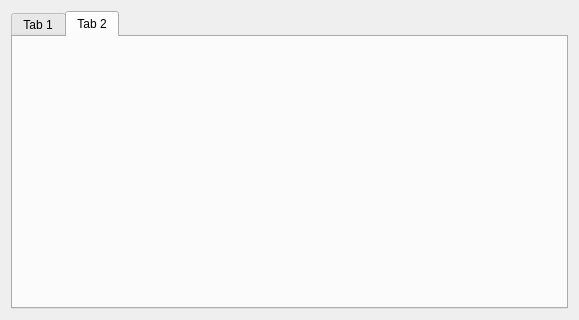
<?xml version="1.0" encoding="UTF-8"?>
<ui version="4.0">
 <class>tabwidget</class>
 <widget class="QDialog" name="tabwidget">
  <property name="geometry">
   <rect>
    <x>0</x>
    <y>0</y>
    <width>579</width>
    <height>320</height>
   </rect>
  </property>
  <property name="windowTitle">
   <string>Dialog</string>
  </property>
  <layout class="QGridLayout" name="gridLayout">
   <item row="0" column="0">
    <widget class="QTabWidget" name="tabWidget">
     <property name="currentIndex">
      <number>1</number>
     </property>
     <widget class="QWidget" name="tab_3">
      <attribute name="title">
       <string>Tab 1</string>
      </attribute>
     </widget>
     <widget class="QWidget" name="tab_4">
      <attribute name="title">
       <string>Tab 2</string>
      </attribute>
     </widget>
    </widget>
   </item>
  </layout>
 </widget>
 <resources/>
 <connections/>
</ui>
